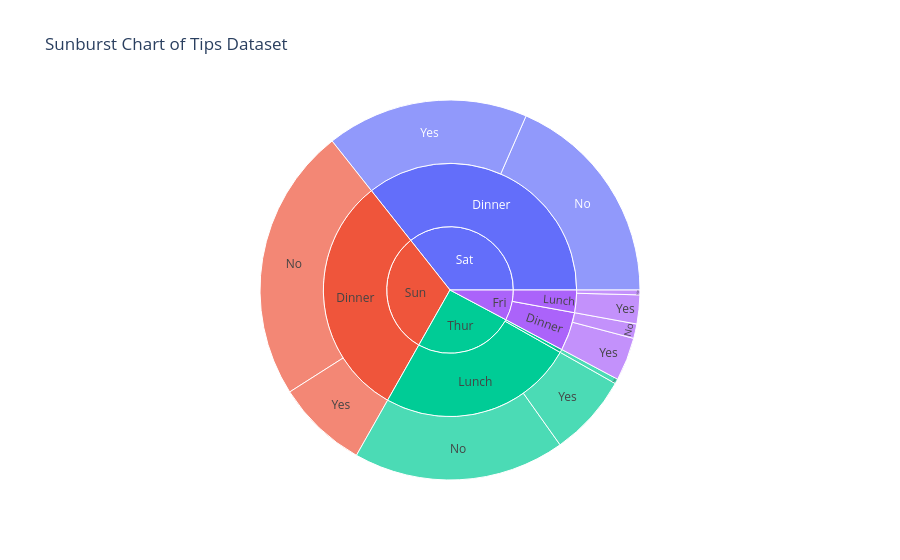

Here is the notebook cell this chart was saved with:
### Code cell
fig = px.sunburst(df, path=['day','time','smoker'],
                  title = 'Sunburst Chart of Tips Dataset',)
fig.show()

### Figure 1 — Plotly figure (JSON) as saved in the notebook; plotly's stock layout.template omitted (floating-point values rounded to 4 significant figures)
{"data": [{"branchvalues": "total", "domain": {"x": [0, 1], "y": [0, 1]}, "hovertemplate": "labels=%{label}<br>count=%{value}<br>parent=%{parent}<br>id=%{id}<extra></extra>", "ids": ["Sun/Dinner/No", "Sat/Dinner/No", "Sat/Dinner/Yes", "Thur/Lunch/No", "Thur/Lunch/Yes", "Fri/Dinner/Yes", "Fri/Dinner/No", "Sun/Dinner/Yes", "Fri/Lunch/Yes", "Fri/Lunch/No", "Thur/Dinner/No", "Sun/Dinner", "Sat/Dinner", "Thur/Lunch", "Fri/Dinner", "Fri/Lunch", "Thur/Dinner", "Sun", "Sat", "Thur", "Fri"], "labels": ["No", "No", "Yes", "No", "Yes", "Yes", "No", "Yes", "Yes", "No", "No", "Dinner", "Dinner", "Lunch", "Dinner", "Lunch", "Dinner", "Sun", "Sat", "Thur", "Fri"], "name": "", "parents": ["Sun/Dinner", "Sat/Dinner", "Sat/Dinner", "Thur/Lunch", "Thur/Lunch", "Fri/Dinner", "Fri/Dinner", "Sun/Dinner", "Fri/Lunch", "Fri/Lunch", "Thur/Dinner", "Sun", "Sat", "Thur", "Fri", "Fri", "Thur", "", "", "", ""], "type": "sunburst", "values": [57, 45, 42, 44, 17, 9, 3, 19, 6, 1, 1, 76, 87, 61, 12, 7, 1, 76, 87, 62, 19]}], "layout": {"legend": {"tracegroupgap": 0}, "title": {"text": "Sunburst Chart of Tips Dataset"}}}
